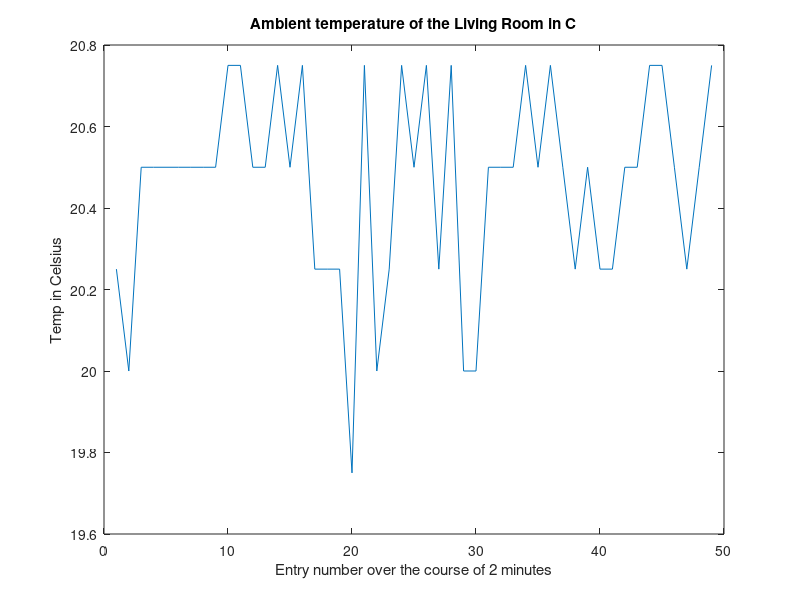

The MATLAB source for this figure:
% Graph temperature readings
% Andrew Heller-Jones
% Version 01/27/2019
table = csvread('2019.1.27tempData.csv', 1, 1);
X = table(2:50,1);
plot(X);
title("Ambient temperature of the Living Room in C");
xlabel("Entry number over the course of 2 minutes");
ylabel("Temp in Celsius");

% Can eventually read this out for time rather than
% entry number, but the readings need to be time stamped for
% milliseconds.
% Y = table(2:50,3);
% 
% minutes = string(table(2:50,3));
% seconds = string(table(2:50,4));
% axis([0 50 10 40]);
% Z = (2:50);

% s = strcat(minutes,":",seconds)
% final_time = datenum(s,'mm:ss');
% plot(final_time, X)
% datetick('x','mm:ss', 'keepticks');
